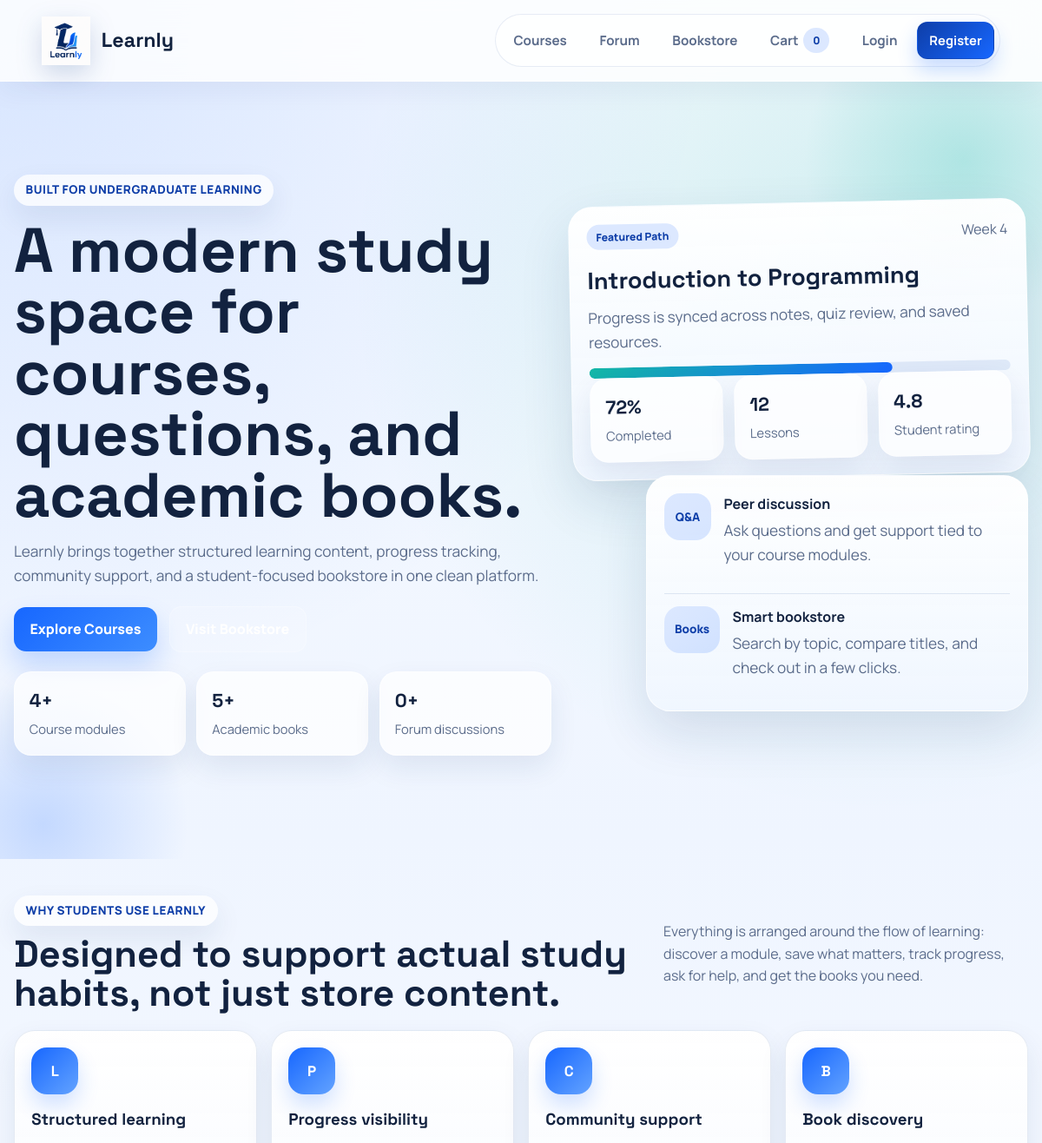
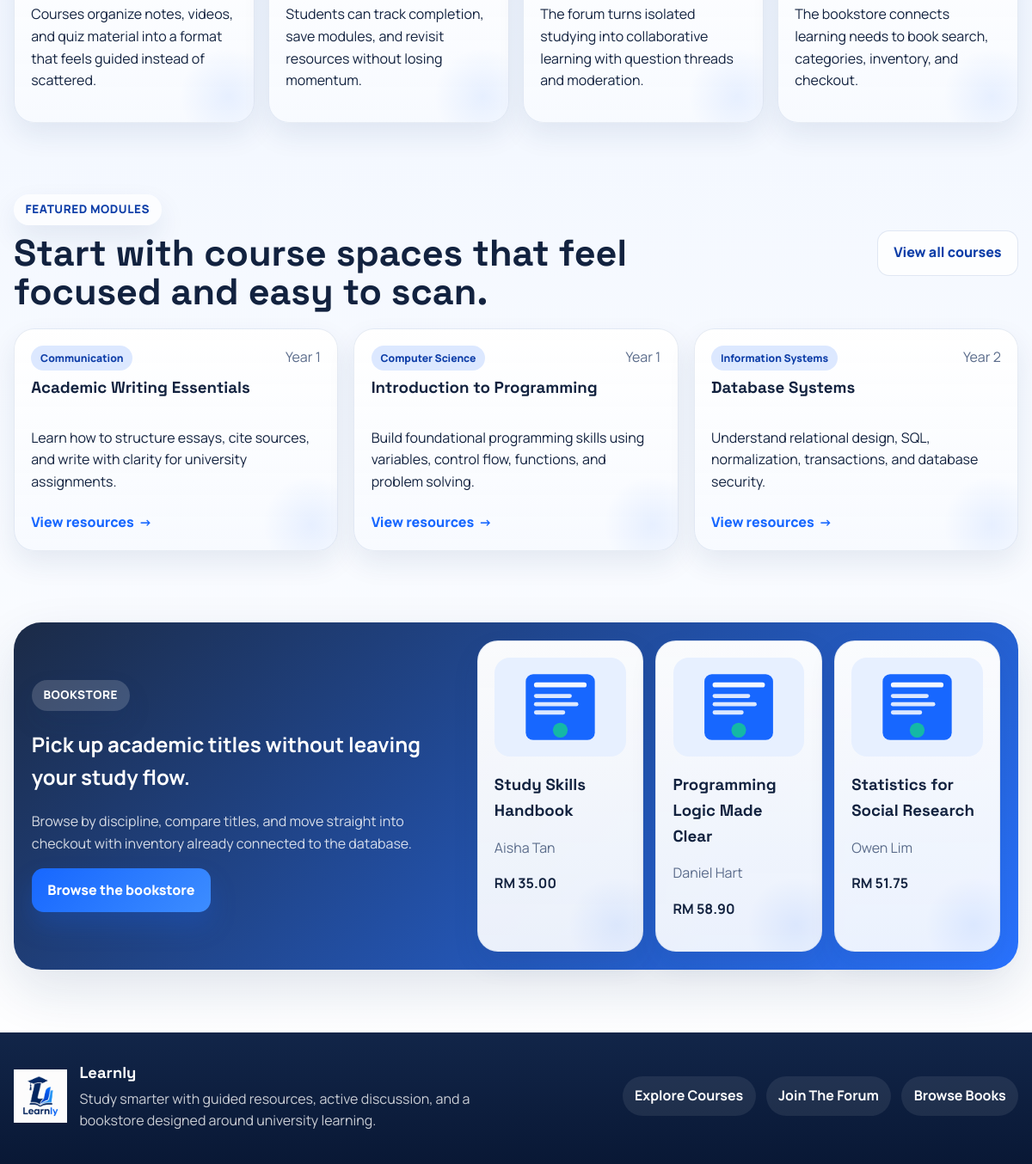
The page / on the database its author committed (2 pictures, top to bottom).
### tables this page shows
CREATE TABLE courses (
    id INT AUTO_INCREMENT PRIMARY KEY,
    title VARCHAR(160) NOT NULL,
    subject VARCHAR(100) NOT NULL,
    description TEXT NOT NULL,
    level VARCHAR(80) NOT NULL,
    created_at TIMESTAMP DEFAULT CURRENT_TIMESTAMP
);

CREATE TABLE books (
    id INT AUTO_INCREMENT PRIMARY KEY,
    title VARCHAR(180) NOT NULL,
    author VARCHAR(140) NOT NULL,
    category VARCHAR(100) NOT NULL,
    description TEXT NOT NULL,
    price DECIMAL(10, 2) NOT NULL,
    inventory INT NOT NULL DEFAULT 0,
    cover_url VARCHAR(255)
);

### includes/cart.php (called while the page is built, shortened)
<?php
require_once __DIR__ . '/db.php';
function cart_user_id(): int
{
    return (int) ($_SESSION['user_id'] ?? 0);
}
function session_cart_items(): array
{
    return $_SESSION['cart'] ?? [];
}
function cart_items(): array
{
    $userId = cart_user_id();
    return session_cart_items();
}
function cart_count(): int
{
    return array_sum(cart_items());
}

### includes/auth.php (called while the page is built, shortened)
<?php
require_once __DIR__ . '/db.php';
function current_user(): ?array
{
    if (empty($_SESSION['user_id'])) {
        return null;
    }
    return fetch_one('SELECT id, name, email, role FROM users WHERE id = ?', [$_SESSION['user_id']]);
}

### includes/db.php (called while the page is built, shortened)
<?php
function app_config(): array
{
    $default = [
        'DB_HOST' => getenv('DB_HOST') ?: 'localhost',
        'DB_PORT' => getenv('DB_PORT') ?: '3306',
        'DB_NAME' => getenv('DB_NAME') ?: 'learnly',
        'DB_USER' => getenv('DB_USER') ?: 'root',
        'DB_PASS' => getenv('DB_PASS') ?: '',
        'DB_SSL' => filter_var(getenv('DB_SSL') ?: false, FILTER_VALIDATE_BOOLEAN),
    ];
    return $default;
}
function db(): PDO
{
    static $pdo = null;
    if ($pdo instanceof PDO) {
        return $pdo;
    }
    $config = app_config();
    $dsn = sprintf(
        'mysql:host=%s;port=%s;dbname=%s;charset=utf8mb4',
        $config['DB_HOST'],
        $config['DB_PORT'],
        $config['DB_NAME']
    );
    $options = [
        PDO::ATTR_ERRMODE => PDO::ERRMODE_EXCEPTION,
        PDO::ATTR_DEFAULT_FETCH_MODE => PDO::FETCH_ASSOC,
        PDO::ATTR_EMULATE_PREPARES => false,
    ];
    $pdo = new PDO($dsn, $config['DB_USER'], $config['DB_PASS'], $options);
    $migrated = true;
    return $pdo;
}
function fetch_all(string $sql, array $params = []): array
{
    $stmt = db()->prepare($sql);
    $stmt->execute($params);
    return $stmt->fetchAll();
}
function fetch_one(string $sql, array $params = []): ?array
{
    $stmt = db()->prepare($sql);
    $stmt->execute($params);
    $row = $stmt->fetch();
    return $row ?: null;
}

### includes/media.php (called while the page is built, shortened)
<?php
function book_cover_src(?string $url): string
{
    $url = trim((string) $url);
    if (preg_match('/^https?:\/\//i', $url)) {
        return 'image-proxy.php?src=' . rawurlencode($url);
    }
    return $url;
}

### index.php (the view, shortened to what this page needs)
<?php
require_once __DIR__ . '/includes/db.php';
require_once __DIR__ . '/includes/media.php';
$courses = fetch_all('SELECT * FROM courses ORDER BY created_at DESC LIMIT 3');
$books = fetch_all('SELECT * FROM books ORDER BY inventory DESC LIMIT 3');
$courseCount = (int) (fetch_one('SELECT COUNT(*) AS total FROM courses')['total'] ?? 0);
$bookCount = (int) (fetch_one('SELECT COUNT(*) AS total FROM books')['total'] ?? 0);
$forumCount = (int) (fetch_one('SELECT COUNT(*) AS total FROM forum_posts')['total'] ?? 0);
include __DIR__ . '/includes/header.php';
?>
<section class="hero">
    <div class="hero-inner hero-grid">
        <div class="hero-copy">
            <span class="hero-pill">Built for undergraduate learning</span>
            <h1>A modern study space for courses, questions, and academic books.</h1>
            <p>Learnly brings together structured learning content, progress tracking, community support, and a student-focused bookstore in one clean platform.</p>
            <div class="actions">
                <a class="button" href="courses.php">Explore Courses</a>
                <a class="button ghost-light" href="bookstore.php">Visit Bookstore</a>
            </div>
            <div class="hero-quickstats">
                <div>
                    <strong><?= $courseCount ?>+</strong>
                    <span>Course modules</span>
                </div>
                <div>
                    <strong><?= $bookCount ?>+</strong>
                    <span>Academic books</span>
                </div>
                <div>
                    <strong><?= $forumCount ?>+</strong>
                    <span>Forum discussions</span>
                </div>
            </div>
        </div>
        <div class="hero-preview">
            <div class="preview-card preview-course">
                <div class="preview-head">
                    <span class="tag">Featured Path</span>
                    <span class="muted">Week 4</span>
                </div>
                <h2>Introduction to Programming</h2>
                <p>Progress is synced across notes, quiz review, and saved resources.</p>
                <div class="progress"><span style="width: 72%"></span></div>
                <div class="preview-metrics">
                    <div><strong>72%</strong><span>Completed</span></div>
                    <div><strong>12</strong><span>Lessons</span></div>
                    <div><strong>4.8</strong><span>Student rating</span></div>
                </div>
            </div>
            <div class="preview-card preview-stack">
                <div class="stack-item">
                    <span class="icon-chip">Q&amp;A</span>
                    <div>
                        <strong>Peer discussion</strong>
                        <p>Ask questions and get support tied to your course modules.</p>
                    </div>
                </div>
                <div class="stack-item">
                    <span class="icon-chip">Books</span>
                    <div>
                        <strong>Smart bookstore</strong>
                        <p>Search by topic, compare titles, and check out in a few clicks.</p>
                    </div>
                </div>
            </div>
        </div>
    </div>
</section>
<section class="section">
    <div class="container">
        <div class="section-head">
            <div>
                <span class="eyebrow">Why students use Learnly</span>
                <h2>Designed to support actual study habits, not just store content.</h2>
            </div>
            <p>Everything is arranged around the flow of learning: discover a module, save what matters, track progress, ask for help, and get the books you need.</p>
        </div>
        <div class="feature-grid">
            <article class="feature-card">
                <div class="feature-icon">L</div>
                <h3>Structured learning</h3>
                <p>Courses organize notes, videos, and quiz material into a format that feels guided instead of scattered.</p>
            </article>
            <article class="feature-card">
                <div class="feature-icon">P</div>
                <h3>Progress visibility</h3>
                <p>Students can track completion, save modules, and revisit resources without losing momentum.</p>
            </article>
            <article class="feature-card">
                <div class="feature-icon">C</div>
                <h3>Community support</h3>
                <p>The forum turns isolated studying into collaborative learning with question threads and moderation.</p>
            </article>
            <article class="feature-card">
                <div class="feature-icon">B</div>
                <h3>Book discovery</h3>
                <p>The bookstore connects learning needs to book search, categories, inventory, and checkout.</p>
            </article>
        </div>
    </div>
</section>
<section class="section">
    <div class="container">
        <div class="section-head">
            <div>
                <span class="eyebrow">Featured modules</span>
                <h2>Start with course spaces that feel focused and easy to scan.</h2>
            </div>
            <a class="button ghost" href="courses.php">View all courses</a>
        </div>
        <div class="grid course-grid">
            <?php foreach ($courses as $course): ?>
                <article class="card resource-card">
                    <div class="card-topline">
                        <span class="tag"><?= htmlspecialchars($course['subject']) ?></span>
                        <span class="muted"><?= htmlspecialchars($course['level']) ?></span>
                    </div>
                    <h3><?= htmlspecialchars($course['title']) ?></h3>
                    <p><?= htmlspecialchars($course['description']) ?></p>
                    <a class="inline-link" href="course.php?id=<?= (int) $course['id'] ?>">View resources</a>
                </article>
            <?php endforeach; ?>
        </div>
    </div>
</section>
<section class="section">
    <div class="container">
        <div class="spotlight">
            <div class="spotlight-copy">
                <span class="eyebrow">Bookstore</span>
                <h2>Pick up academic titles without leaving your study flow.</h2>
                <p>Browse by discipline, compare titles, and move straight into checkout with inventory already connected to the database.</p>
                <a class="button" href="bookstore.php">Browse the bookstore</a>
            </div>
            <div class="book-shelf">
                <?php foreach ($books as $book): ?>
                    <article class="card shelf-book">
                        <img src="<?= htmlspecialchars(book_cover_src($book['cover_url'])) ?>" alt="<?= htmlspecialchars($book['title']) ?>" class="book-cover" onerror="this.onerror=null;this.src='assets/images/book-placeholder.svg';">
                        <h3><?= htmlspecialchars($book['title']) ?></h3>
                        <p class="muted"><?= htmlspecialchars($book['author']) ?></p>
                        <p><strong>RM <?= number_format((float) $book['price'], 2) ?></strong></p>
                    </article>
                <?php endforeach; ?>
            </div>
        </div>
    </div>
</section>
<?php include __DIR__ . '/includes/footer.php'; ?>

### includes/header.php (shortened to what this page needs)
<?php
require_once __DIR__ . '/auth.php';
require_once __DIR__ . '/cart.php';
$user = current_user();
?>
<!doctype html>
<html lang="en">
<head>
    <link rel="stylesheet" href="assets/css/styles.css">
</head>
<body>
    <header class="site-header">
        <a class="brand" href="index.php" aria-label="Learnly home">
            <img src="assets/images/learnly-logo.png" alt="Learnly" class="brand-logo">
            <span class="brand-name">Learnly</span>
        </a>
        <nav class="site-nav" data-nav>
            <a href="courses.php">Courses</a>
            <a href="forum.php">Forum</a>
            <a href="bookstore.php">Bookstore</a>
            <a href="cart.php">Cart <span class="badge"><?= cart_count() ?></span></a>
            <?php if ($user): ?>
                <a href="dashboard.php">Dashboard</a>
                <?php if (is_admin($user)): ?>
                    <a href="admin-dashboard.php">Admin</a>
                <?php endif; ?>
                <a href="logout.php">Logout</a>
            <?php else: ?>
                <a href="login.php">Login</a>
                <a class="button small nav-cta" href="register.php">Register</a>
            <?php endif; ?>
        </nav>
    </header>
    <main>

### includes/footer.php (shortened to what this page needs)
    </main>
    <footer class="site-footer">
        <div class="container footer-grid">
            <div class="footer-brand">
                <img src="assets/images/learnly-logo.png" alt="Learnly" class="footer-logo">
                <div>
                    <strong>Learnly</strong>
                    <p>Study smarter with guided resources, active discussion, and a bookstore designed around university learning.</p>
                </div>
            </div>
            <div class="footer-links">
                <a href="courses.php">Explore Courses</a>
                <a href="forum.php">Join The Forum</a>
                <a href="bookstore.php">Browse Books</a>
            </div>
        </div>
    </footer>
</body>
</html>

### rows shown on the page
courses: subject "Communication", level "Year 1", title "Academic Writing Essentials", description "Learn how to structure essays, cite sources, and write with clarity for university assignments."
courses: subject "Computer Science", level "Year 1", title "Introduction to Programming", description "Build foundational programming skills using variables, control flow, functions, and problem solving."
courses: subject "Information Systems", level "Year 2", title "Database Systems", description "Understand relational design, SQL, normalization, transactions, and database security."
books: title "Study Skills Handbook", author "Aisha Tan", price "35.00"
books: title "Programming Logic Made Clear", author "Daniel Hart", price "58.90"
books: title "Statistics for Social Research", author "Owen Lim", price "51.75"

### other values the page prints
cart_count() "0"
$courseCount "4"
$bookCount "5"
$forumCount "0"
